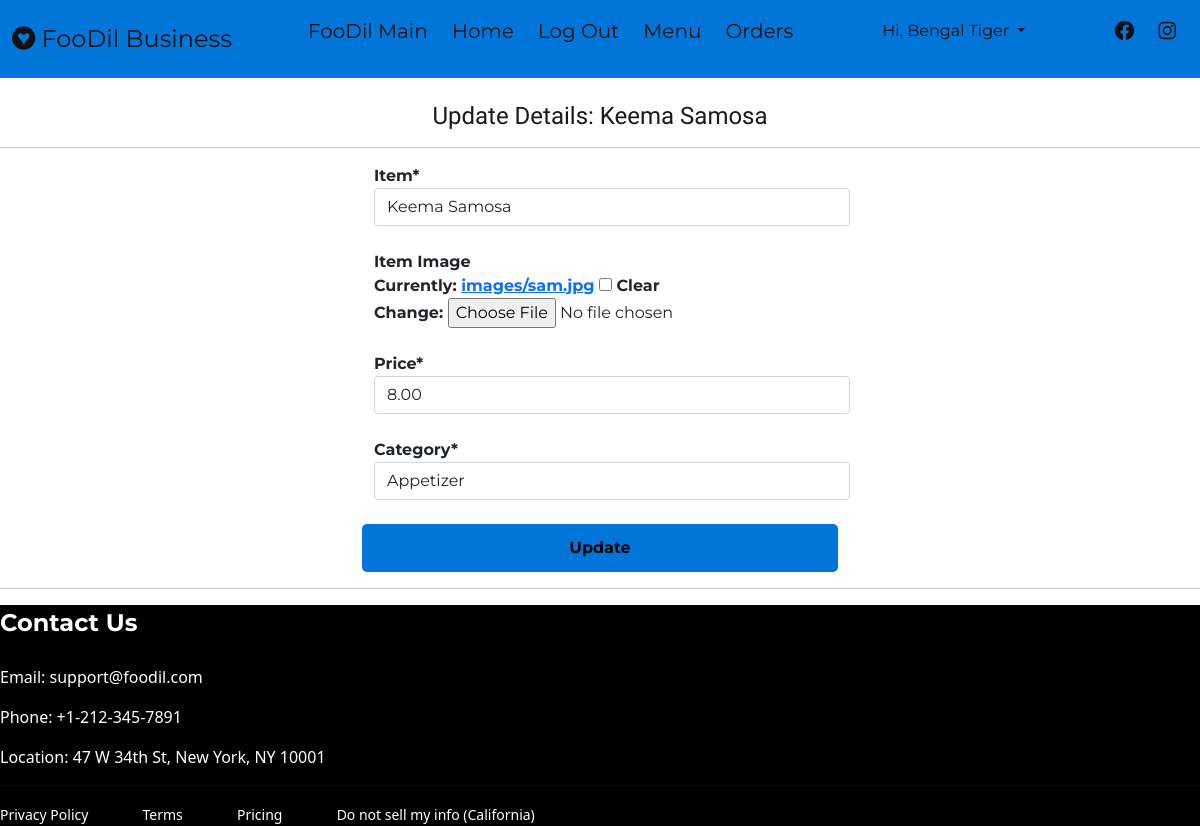
The page /restaurant/update_item/77/ (signed in) on the database its author committed.
### restaurant/models.py (models this page shows, shortened)
class Restaurant_Account(models.Model):
    user = models.OneToOneField(User, on_delete=models.CASCADE)
    is_customer = models.BooleanField(default=False)
    is_restaurant = models.BooleanField(default=True)
    restaurantID = models.AutoField(primary_key=True)
    name = models.CharField(max_length=200)
    isActive = models.BooleanField(default=True)
    image = models.ImageField(upload_to='images/', blank=True)
    phoneNumberRegex = RegexValidator(regex = r"^(?:(?:\+?1\s*(?:[.-]\s*)?)?(?:\(\s*([2-9]1[02-9]|[2-9][02-8]1|[2-9][02-8][02-9])\s*\)|([2-9]1[02-9]|[2-9][02-8]1|[2-9][02-8][02-9]))\s*(?:[.-]\s*)?)?([2-9]1[02-9]|[2-9][02-9]1|[2-9][02-9]{2})\s*(?:[.-]\s*)?([0-9]{4})(?:\s*(?:#|x\.?|ext\.?|extension)\s*(\d+))?$")
    phone = models.CharField(validators = [phoneNumberRegex], max_length = 12, unique = True)
    website = models.URLField(blank=True)
    country = models.CharField(max_length=50)
    hours = models.CharField(max_length=150, null=True, blank=True)
    def __str__(self):
        return str(self.restaurantID)

class Menu(models.Model):
    restaurantID = models.ForeignKey(Restaurant_Account, on_delete=models.CASCADE, default=None, null=True)
    item = models.CharField(max_length=100)
    itemImage = models.ImageField(upload_to='images/', blank=True)
    price = models.DecimalField(max_digits=6, decimal_places=2)
    category = models.CharField(
        max_length=20,
        choices=CHOICES)

### restaurant/decorators.py (the view)
        def wrapper_func(request, *args, **kwargs):
            group = None
            if request.user.groups.exists():
                group = request.user.groups.all()[0].name
            if group in allowed_roles:
                return view_func(request, *args, **kwargs)
            else:
                return HttpResponse('You are not authorized to view this page. You need to login with a business account. To sign up or login, please logout first.')

### restaurant/forms.py
class MenuForm(forms.ModelForm):
    item = forms.CharField(required=True)
    itemImage = forms.ImageField(required=False, label='Item Image')
    price = forms.DecimalField(required=True)
    category = forms.ChoiceField(choices=CATEGORY)
    class Meta:
        model = Menu
        fields = ('restaurantID','item', 'itemImage', 'price', 'category')

### restaurant/views.py (called while the page is built)
@login_required(login_url='r_login')
@allowed_users(allowed_roles=['admin', 'restaurant'])
def Update_Item(request, itemID):
    menu = get_object_or_404(Menu, id=itemID)
    form = MenuForm(request.POST or None, request.FILES or None, instance=menu)
    if form.is_valid():
        form.save()
        messages.success(request, "Updated successfully!")
    return render(request, 'restaurant/update_item.html', {'menu': menu, 'form': form})

### templates/restaurant/update_item.html (shortened to what this page needs)
{% extends 'restaurant/base.html' %}
{% load crispy_forms_tags %}
{% block content %}
<br>
<div class="text-center">
    <h4>Update Details: {{menu.item}}</h4>
</div>
<hr>
<div class="container" style="width:500px;">
    <form action="" method="POST" enctype="multipart/form-data">
        <div class="container" style="width: 500px; font-family: 'Montserrat', sans-serif; font-weight:bold;" >
            <div class="form-inline">
                <div class="form-group mb-4">
                    {{ form.item|as_crispy_field }}
                </div>
                <div class="form-group mb-4">
                    {{ form.itemImage|as_crispy_field }}
                </div>
                <div class="form-group mb-4">
                    {{ form.price|as_crispy_field }}
                </div>
                <div class="form-group mb-4">
                    {{ form.category|as_crispy_field }}
                </div>
            </div>
        </div>
        <button type="submit" class="bg-yellow col-md-12 myBtn">Update</button>
    </form>
</div>
<hr>
{% endblock %}

### templates/restaurant/base.html (shortened to what this page needs)
{% load static %}
<!DOCTYPE html>
<html lang="en">
<head>
    <link rel="stylesheet" href="{% static 'restaurant/css/style.css' %}?after">
    <link href="https://cdn.jsdelivr.net/npm/bootstrap@5.1.3/dist/css/bootstrap.min.css" rel="stylesheet"
>
    <link rel="stylesheet" href="https://cdnjs.cloudflare.com/ajax/libs/font-awesome/6.0.0/css/all.min.css"
 />
</head>
<body>
    <div class="culmn">
        <nav class="main_navbar">
            <div class="navbar__logo">
                <i class="fa-brands fa-gratipay"></i>
                FooDil Business
            </div>
            <ul class="navbar__menu">
                <li><a href="{% url 'main' %}">FooDil Main</a></li>
                {% if user.is_authenticated %}
                <li><a href="{% url 'r_index' %}">Home</a></li>
                <li><a href="{% url 'r_logout' %}">Log Out</a></li>
                {% else %}
                <li><a href="{% url 'r_login' %}">Login</a></li>
                {% endif %}
                <li><a href="{% url 'menu'  %}">Menu</a></li>
                <li><a href="{% url 'orders'  %}">Orders</a></li>
            </ul>
            {% if user.is_authenticated %}
            <ul class="navbar__hello">
                <li id="hello-msg">
                    <div class="dropdown show">
                        <a class="btn myDropdown dropdown-toggle" href="#" role="button" id="dropdownMenuLink"
                            data-toggle="dropdown" aria-haspopup="true" aria-expanded="false"
                            style="box-shadow:none; outline:none;">
                            Hi, {{ user.restaurant_account.name }}
                        </a>
                    </div>
                </li>
            </ul>
            {% endif %}
            <ul class="navbar__links">
                <li><a href="http://facebook.com"><i class="fa-brands fa-facebook"></i></a></li>
                <li><a href="http://instagram.com"><i class="fa-brands fa-instagram"></i></a></li>
            </ul>
        </nav>
        {% block content %}
        {% endblock %}
    </div>
    {% include 'restaurant/footer.html' %}
</body>
</html>

### restaurant/static/restaurant/css/style.css (style rules this page uses)
html, body { font-size: 16px; color: #797979; width: 100%; padding: 0; margin-left: 0; margin-right: 0; font-weight: 400; width: 100%; font-family: 'Raleway', sans-serif; }
h1, h2, h3, h4, h5, h6 { margin: 0; font-family: 'Raleway', sans-serif; color: #1a1a1a; margin-bottom: 10px; }
h4 { font-size: 1.6rem; line-height: 2.2rem; }
.bg-yellow { background-color: #0275d8; }
.culmn { width: 100%; overflow: hidden; ; }
.main_navbar { display: flex; justify-content: space-between; align-items: center; background-color: #0275d8; padding: 8px 12px; font-family: 'Montserrat', sans-serif; }
.main_navbar a { text-decoration: none; color: #111; }
.navbar__logo { font-size: 24px; color: #111; }
.navbar__menu { font-size: 20px; display: flex; list-style: none; padding-left: 0; }
.navbar__hello { font-size: 20px; display: flex; list-style: none; padding-left: 0; }
.navbar__links { font-size: 20px; list-style: none; color: #111; display: flex; padding-left: 0; }
.navbar__links li { padding: 8px 12px; }
.navbar__menu li { padding: 8px 12px; }
.myBtn, .myDropdown { padding: 12px 20px; border-radius: 5px; border-style: none; font-family: 'Montserrat', sans-serif; background-color: #0275d8; font-weight: bold; }

### rows shown on the page
Menu: item "Keema Samosa", price "8.00", category "Appetizer"

### other values the page prints
{{ user.restaurant_account.name }} "Bengal Tiger"
